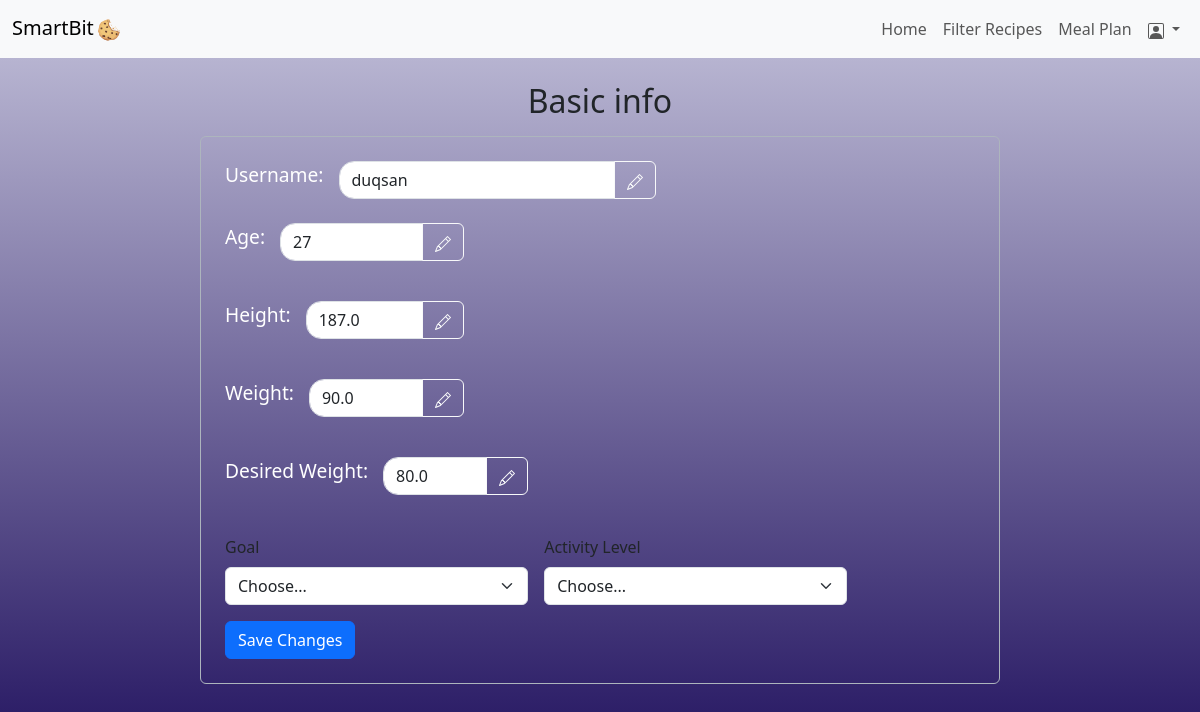
The app's page /profile (signed in), older data.
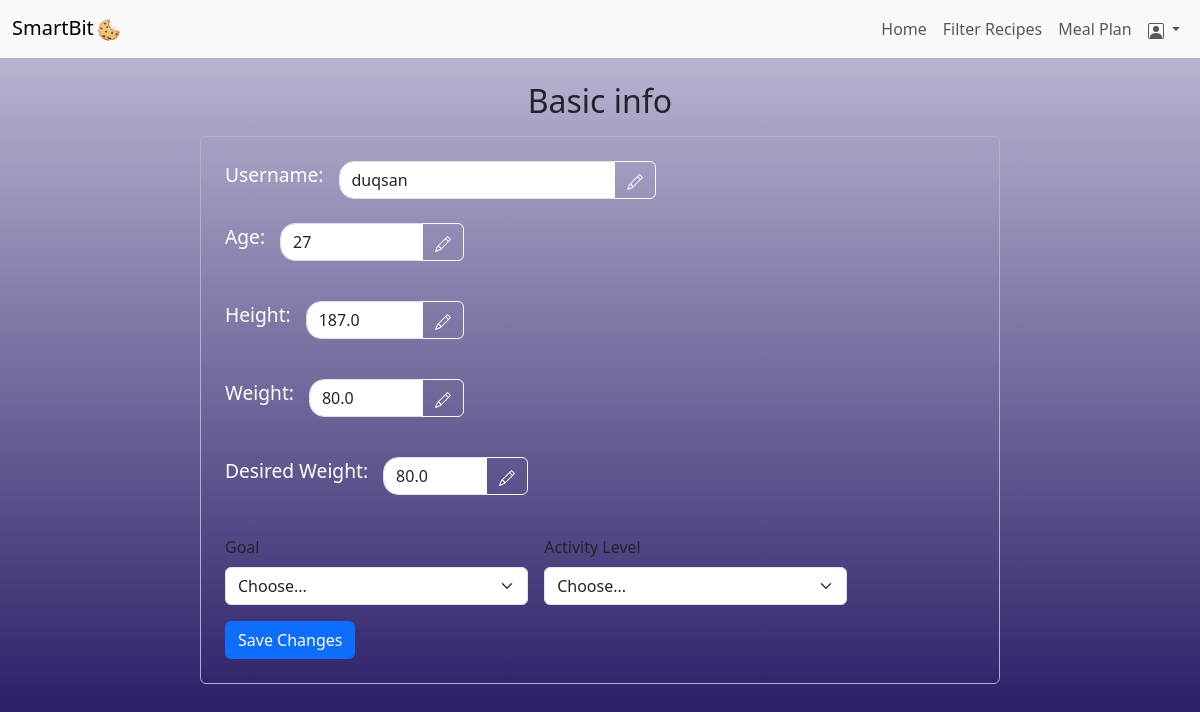
The same page, newer data.
### tables this page shows
CREATE TABLE users (                user_id INTEGER PRIMARY KEY AUTOINCREMENT,                name TEXT NOT NULL,                username TEXT,                email TEXT NOT NULL UNIQUE,                password TEXT NOT NULL,                age INTEGER NOT NULL,                gender TEXT NOT NULL,                caloric_goal INTEGER NOT NULL,                height REAL NOT NULL,                weight REAL NOT NULL,                weight_goal REAL NOT NULL,                activity TEXT NOT NULL,                recommended_calories REAL NOT NULL);

### app.py (the view, shortened to what this page needs)
@app.route('/profile', methods=['GET', 'POST'])
def profile():
    user_id = session['user_id']
    connection = sqlite3.connect("database.db")
    cursor = connection.cursor()
    cursor.execute("SELECT * FROM users WHERE user_id = ?", (user_id,))
    user_info = cursor.fetchone()
    connection.commit()
    connection.close()
    return render_template('profile.html', user_info=user_info)

### templates/profile.html (shortened to what this page needs)
<!DOCTYPE html>
<html lang="en">
<head>
    <link href="https://cdn.jsdelivr.net/npm/bootstrap@5.3.0-alpha1/dist/css/bootstrap.min.css" rel="stylesheet">
    <link rel="stylesheet" href="{{ url_for('static', filename='css/styles.css') }}">
</head>
<body class = "body-home">
    {% include 'navbar_logged_in.html' %}
    <h2 class="text-center mt-4"> Basic info</h2>
    <div class="d-flex justify-content-center align-items-center vh-50">
    <div class="form-container border border-dark-subtle rounded p-4 mt-2" style="width: 100%; max-width: 800px;">
        <form class="row g-3" action="{{ url_for('profile') }}" method="POST">
            <div class="col-md-7">
                <div class="input-group mb-2">
                    <label class="form-label me-3" style="color: white; font-size: larger;">Username:</label>
                    <input name="username" id="usernameInput" type="text" class="form-control" placeholder="@{{user_info[2]}}" aria-label="Recipient's username" style="border-top-left-radius: 15px; border-bottom-left-radius: 15px;" value="{{user_info[2]}}" readonly>
                    <button class="btn btn-outline-light" type="button" id="userButton">
                    </button>
                </div>
            </div>
            <div class="col-md-5"></div>
            <div class="col-md-4">
                <div class="input-group mb-4">
                    <label class="form-label me-3" style="color: white; font-size: larger;">Age:</label>
                    <input name="age" id="ageInput" type="text" class="form-control" placeholder="{{user_info[5]}}" aria-label="Recipient's age" style="border-top-left-radius: 15px; border-bottom-left-radius: 15px;" value="{{user_info[5]}}" readonly>
                    <button class="btn btn-outline-light" type="button" id="ageButton"></button>
                </div>
            </div>
            <div class="col-md-8"></div>
            <div class="col-md-4">
                <div class="input-group mb-4">
                    <label class="form-label me-3" style="color: white; font-size: larger;">Height:</label>
                    <input name="height" id="heightInput" type="text" class="form-control" placeholder="{{user_info[8]}} cm" aria-label="Recipient's height" style="border-top-left-radius: 15px; border-bottom-left-radius: 15px;" value="{{user_info[8]}}"readonly>
                    <button class="btn btn-outline-light" type="button" id="heightButton"></button>
                </div>
            </div>
            <div class="col-md-8"></div>
            <div class="col-md-4">
                <div class="input-group mb-4">
                    <label class="form-label me-3" style="color: white; font-size: larger;">Weight:</label>
                    <input name="weight" id="weightInput"type="text" class="form-control" placeholder="{{user_info[9]}} kg" aria-label="Recipient's weight" style="border-top-left-radius: 15px; border-bottom-left-radius: 15px;" value="{{user_info[9]}}" readonly>
                    <button class="btn btn-outline-light" type="button" id="weightButton"></button>
                </div>
            </div>
            <div class="col-md-8"></div>
            <div class="col-md-5">
                <div class="input-group mb-4">
                    <label class="form-label me-3" style="color: white; font-size: larger;">Desired Weight:</label>
                    <input name="weight_goal" id="desiredWeightInput" type="text" class="form-control" placeholder="{{user_info[10]}} kg" aria-label="Recipient's weight" style="border-top-left-radius: 15px; border-bottom-left-radius: 15px;" value="{{user_info[10]}}" readonly>
                    <button class="btn btn-outline-light" type="button" id="desiredWeightButton"></button>
                </div>
            </div>
            <div class="col-md-7"></div>
            <div class="col-md-5">
                <label for="validationServer04" class="form-label">Goal</label>
                <select name="goal" class="form-select" value="{{user_info[7]}}" required>
                    <option selected disabled value="">Choose...</option>
                </select>
            </div>
            <div class="col-md-5">
                <label for="validationServer04" class="form-label">Activity Level</label>
                <select name="activity" class="form-select" value="{{user_info[11]}}" required>
                    <option selected disabled value="">Choose...</option>
                </select>
            </div>
            <div class="col-12">
                <button class="btn btn-primary" type="submit" id="liveAlertBtn">Save Changes</button>
            </div>
        </form>
    </div>
</div>
</body>
</html>

### templates/navbar_logged_in.html (shortened to what this page needs)
<nav class="navbar navbar-expand-lg navbar-light bg-light">
    <div class="container-fluid">
        <a class="navbar-brand" href="{{ url_for('home_logged_in') }}">
            SmartBit<span class="cookie-logo"><img src="{{ url_for('static', filename='images/cookie_logo.png')}}" alt="Cookie"></span>
        </a>
        <div class="collapse navbar-collapse" id="navbarNav">
            <ul class="navbar-nav ms-auto">
                <li class="nav-item">
                    <a class="nav-link {% if request.endpoint == 'home_logged_in' %}active{% endif %}" href="{{ url_for('home_logged_in') }}">Home</a>
                </li>
                <li class="nav-item">
                    <a class="nav-link {% if request.endpoint == 'browse_recipes' %}active{% endif %}" href="{{ url_for('browse_recipes') }}">Filter Recipes</a>
                </li>
                <li class="nav-item">
                    <a class="nav-link {% if request.endpoint == 'meal_plan' %}active{% endif %}" href="{{ url_for('meal_plan') }}">Meal Plan</a>
                </li>
                <li class="nav-item dropdown">
                    <a class="nav-link dropdown-toggle" href="#" role="button" data-bs-toggle="dropdown" aria-expanded="false">
                    </a>
                  </li>
            </ul>
        </div>
    </div>
</nav>

### static/css/styles.css (style rules this page uses)
.body-home { background: linear-gradient(to bottom, #c3c1da, #1b0b5a); min-height: 100vh; background-size: cover; }
.cookie-logo img { width: 30px; height: auto; max-width: 100%; display: inline-block; vertical-align: middle; }

Row changes from the older to the newer data that the page shows:
changed users "duqsan": weight "90.0" → "80.0"
